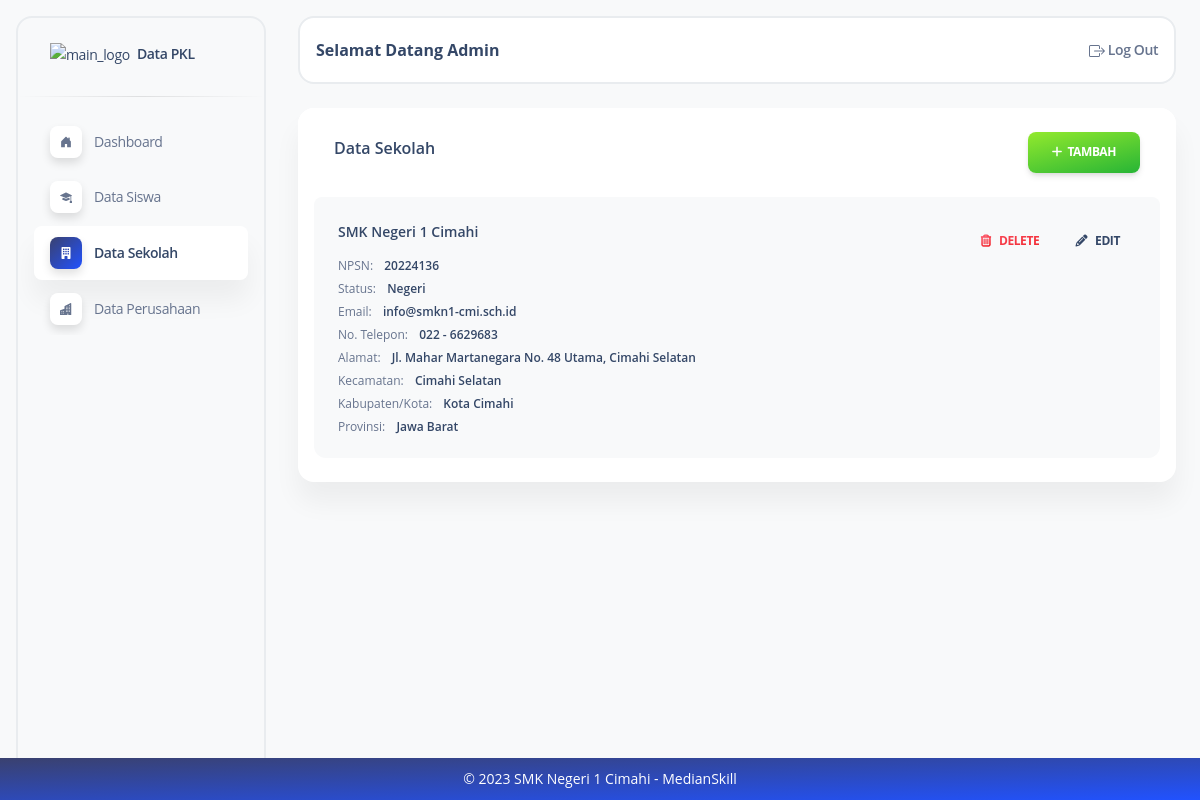
Page /sekolah/ (signed in) on the committed database.
### datasekolah/models.py (models this page shows, shortened)
class Datasekolah(models.Model):
    npsn = models.CharField(max_length=10, null=True)
    nama = models.CharField(max_length=50)
    email = models.EmailField(max_length=100, blank=True, null=True)
    hp = models.CharField(max_length=13, blank=True, null=True)
    alamat = models.TextField(blank=True, null=True)
    provinsi = models.CharField(blank=True, null=True, max_length=50)
    kabupaten_kota = models.CharField(blank=True, null=True, max_length=50)
    kecamatan = models.CharField(blank=True, null=True, max_length=50)
    status = models.CharField(
        max_length=10,
        choices=StatusSekolah.choices,
        default=StatusSekolah.SWASTA
    )
    created_by = models.ForeignKey(User, blank=True, null=True, on_delete=models.SET_NULL, related_name="sekolah_created_by")
    created_at = models.DateTimeField(auto_now_add=True)
    updated_at = models.DateTimeField(auto_now=True)
    class Meta:
        db_table = "sekolah"
        ordering = ["-id"]
        verbose_name_plural = "Sekolah"

### datasekolah/views.py (the view)
# urls.py: path("sekolah/", list_sekolah),
@login_required
def list_sekolah(request):
    list = Datasekolah.objects.all()
    return render(request, 'sekolah/list_sekolah.html', {'list': list})

### templates/sekolah/list_sekolah.html
{% extends "index.html" %}
{% block content %}
<div class="flex flex-wrap -mx-3">
  <div class="flex-none w-full max-w-full px-3">
    <div class="relative flex flex-col min-w-0 mb-6 break-words bg-white border-0 border-transparent border-solid shadow-soft-xl rounded-2xl bg-clip-border">
      <div class="flex p-6 pb-0 mb-0 bg-white border-b-0 border-b-solid rounded-t-2xl border-b-transparent">
        <div class="flex items-center flex-none w-1/2 max-w-full px-3">
          <h6 class="flex-auto">Data Sekolah</h6>
        </div>
        <div class="flex-none w-1/2 max-w-full px-3 text-right">
          <a class="inline-block px-6 py-3 font-bold text-center text-white uppercase align-middle transition-all bg-transparent rounded-lg cursor-pointer leading-pro text-xs ease-soft-in shadow-soft-md bg-150 bg-gradient-to-tl from-green-600 to-lime-400 hover:shadow-soft-xs active:opacity-85 hover:scale-102 tracking-tight-soft bg-x-25" href="create-sekolah"> <i class="fas fa-plus"> </i>&nbsp;&nbsp;Tambah</a>
        </div>
      </div>
      <div class="flex-auto p-4 pt-6">
        <ul class="flex flex-col pl-0 mb-0 rounded-lg">
          {% for sekolah in list %}
          <li class="relative flex p-6 mb-2 border-0 rounded-t-inherit rounded-xl bg-gray-50">
            <div class="flex flex-col">
              <h6 class="mb-4 leading-normal text-sm">{{ sekolah.nama }}</h6>
              <span class="mb-2 leading-tight text-xs">NPSN: <span class="font-semibold text-slate-700 sm:ml-2">{{ sekolah.npsn }}</span></span>
              <span class="mb-2 leading-tight text-xs">Status: <span class="font-semibold text-slate-700 sm:ml-2">{{ sekolah.status }}</span></span>
              <span class="mb-2 leading-tight text-xs">Email: <span class="font-semibold text-slate-700 sm:ml-2">{{ sekolah.email }}</span></span>
              <span class="mb-2 leading-tight text-xs">No. Telepon: <span class="font-semibold text-slate-700 sm:ml-2">{{ sekolah.hp }}</span></span>
              <span class="mb-2 leading-tight text-xs">Alamat: <span class="font-semibold text-slate-700 sm:ml-2">{{ sekolah.alamat }}</span></span>
              <span class="mb-2 leading-tight text-xs">Kecamatan: <span class="font-semibold text-slate-700 sm:ml-2">{{ sekolah.kecamatan }}</span></span>
              <span class="mb-2 leading-tight text-xs">Kabupaten/Kota: <span class="font-semibold text-slate-700 sm:ml-2">{{ sekolah.kabupaten_kota }}</span></span>
              <span class="leading-tight text-xs">Provinsi: <span class="font-semibold text-slate-700 sm:ml-2">{{ sekolah.provinsi }}</span></span>
            </div>
            <div class="ml-auto text-right">
              <a class="relative z-10 inline-block px-4 py-3 mb-0 font-bold text-center text-transparent uppercase align-middle transition-all border-0 rounded-lg shadow-none cursor-pointer leading-pro text-xs ease-soft-in bg-150 bg-gradient-to-tl from-red-600 to-rose-400 hover:scale-102 active:opacity-85 bg-x-25 bg-clip-text" href="{% url '/sekolah/delete' sekolah.id %}" onclick="return confirm('Yakin ingin menghapus {{ sekolah.nama }}?')"><i class="mr-2 far fa-trash-alt bg-150 bg-gradient-to-tl from-red-600 to-rose-400 bg-x-25 bg-clip-text"></i>Delete</a>
              <a class="inline-block px-4 py-3 mb-0 font-bold text-center uppercase align-middle transition-all bg-transparent border-0 rounded-lg shadow-none cursor-pointer leading-pro text-xs ease-soft-in bg-150 hover:scale-102 active:opacity-85 bg-x-25 text-slate-700" href="{% url '/sekolah/edit' sekolah.id %}"><i class="mr-2 fas fa-pencil-alt text-slate-700" aria-hidden="true"></i>Edit</a>
            </div>
          </li>
          {% endfor %}
        </ul>
      </div>
    </div>
  </div>
</div>
{% endblock %}

### templates/index.html (shortened to what this page needs)
{% load static %}
<!DOCTYPE html>
<html>
  <head>
    <link
      href="{% static './assets/css/nucleo-icons.css' %}"
      rel="stylesheet"
    />
    <link href="{% static './assets/css/nucleo-svg.css' %}" rel="stylesheet" />
    <link
      href="{% static './assets/css/soft-ui-dashboard-tailwind.css' %}"
      rel="stylesheet"
    />
  </head>
  <body
    class="font-sans antialiased font-normal text-base leading-default bg-gray-50 text-slate-500 flex flex-col min-h-screen"
  >
    <aside class="max-w-62.5 ease-nav-brand fixed inset-y-0 my-4 ml-4 block w-full -translate-x-full flex-wrap items-center justify-between overflow-y-auto rounded-2xl border-2 bg-white p-0 antialiased shadow-none transition-transform duration-200 xl:left-0 xl:translate-x-0 xl:bg-transparent">
      <div class="h-19.5">
        <a class="block px-8 py-6 m-0 text-sm whitespace-nowrap text-slate-700" href="javascript:;" target="_blank">
          <img src="https://app.medianskill.com/pluginfile.php/1/core_admin/logo/0x200/1656996421/logo.png" class="inline h-full max-w-full transition-all duration-200 ease-nav-brand max-h-8" alt="main_logo"/>
          <span class="ml-1 font-semibold transition-all duration-200 ease-nav-brand">Data PKL</span>
        </a>
      </div>
      <hr class="h-px mt-0 bg-transparent bg-gradient-to-r from-transparent via-black/40 to-transparent"/>
      <div class="items-center block w-auto max-h-screen overflow-auto grow basis-full">
        <ul class="flex flex-col pl-0 mb-0">
          <li class="mt-0.5 w-full">
            {% if request.path == '/dashboard/' %}
              <a class="py-2.7 shadow-soft-xl text-sm ease-nav-brand my-0 mx-4 flex items-center whitespace-nowrap rounded-lg bg-white px-4 font-semibold text-slate-700 transition-colors" href="/dashboard/">
                <div class="bg-gradient-to-tl from-blue-600 to-slate-800 shadow-soft-2xl mr-2 flex h-8 w-8 items-center justify-center rounded-lg bg-white bg-center stroke-0 text-center xl:p-2.5">
                  <svg xmlns="http://www.w3.org/2000/svg" width="16" height="16" fill="currentColor" class="bi bi-house-door-fill" viewBox="0 0 16 16">
                    <path class="text-white" d="M6.5 14.5v-3.505c0-.245.25-.495.5-.495h2c.25 0 .5.25.5.5v3.5a.5.5 0 0 0 .5.5h4a.5.5 0 0 0 .5-.5v-7a.5.5 0 0 0-.146-.354L13 5.793V2.5a.5.5 0 0 0-.5-.5h-1a.5.5 0 0 0-.5.5v1.293L8.354 1.146a.5.5 0 0 0-.708 0l-6 6A.5.5 0 0 0 1.5 7.5v7a.5.5 0 0 0 .5.5h4a.5.5 0 0 0 .5-.5Z"/>
                  </svg>
            {% else %}
              <a class="py-2.7 text-sm ease-nav-brand my-0 mx-4 flex items-center whitespace-nowrap px-4 transition-colors" href="/dashboard/">
                <div class="shadow-soft-2xl mr-2 flex h-8 w-8 items-center justify-center rounded-lg bg-white bg-center stroke-0 text-center xl:p-2.5">
            {% endif %}
              </div>
              <span
                class="ml-1 duration-300 opacity-100 pointer-events-none ease-soft"
                >Dashboard</span
              >
            </a>
          </li>
          <li class="mt-0.5 w-full">
            {% if request.path == '/siswa/' %}
              <a class="py-2.7 shadow-soft-xl text-sm ease-nav-brand my-0 mx-4 flex items-center whitespace-nowrap rounded-lg bg-white px-4 font-semibold text-slate-700 transition-colors" href="/siswa/">
                <div class="bg-gradient-to-tl from-blue-600 to-slate-800 shadow-soft-2xl mr-2 flex h-8 w-8 items-center justify-center rounded-lg bg-white bg-center stroke-0 text-center xl:p-2.5">
                  <svg xmlns="http://www.w3.org/2000/svg" width="16" height="16" fill="currentColor" class="bi bi-mortarboard-fill" viewBox="0 0 16 16">
                    <path class="text-white" d="M8.211 2.047a.5.5 0 0 0-.422 0l-7.5 3.5a.5.5 0 0 0 .025.917l7.5 3a.5.5 0 0 0 .372 0L14 7.14V13a1 1 0 0 0-1 1v2h3v-2a1 1 0 0 0-1-1V6.739l.686-.275a.5.5 0 0 0 .025-.917l-7.5-3.5Z"/>
                    <path class="text-white" d="M4.176 9.032a.5.5 0 0 0-.656.327l-.5 1.7a.5.5 0 0 0 .294.605l4.5 1.8a.5.5 0 0 0 .372 0l4.5-1.8a.5.5 0 0 0 .294-.605l-.5-1.7a.5.5 0 0 0-.656-.327L8 10.466 4.176 9.032Z"/>
                  </svg>
            {% else %}
              <a class="py-2.7 text-sm ease-nav-brand my-0 mx-4 flex items-center whitespace-nowrap px-4 transition-colors" href="/siswa/">
                <div class="shadow-soft-2xl mr-2 flex h-8 w-8 items-center justify-center rounded-lg bg-white bg-center stroke-0 text-center xl:p-2.5">
            {% endif %}
              </div>
              <span
                class="ml-1 duration-300 opacity-100 pointer-events-none ease-soft"
                >Data Siswa</span
              >
            </a>
          </li>
          <li class="mt-0.5 w-full">
            {% if request.path == '/sekolah/' %}
              <a class="py-2.7 shadow-soft-xl text-sm ease-nav-brand my-0 mx-4 flex items-center whitespace-nowrap rounded-lg bg-white px-4 font-semibold text-slate-700 transition-colors" href="/sekolah/">
                <div class="bg-gradient-to-tl from-blue-600 to-slate-800 shadow-soft-2xl mr-2 flex h-8 w-8 items-center justify-center rounded-lg bg-white bg-center stroke-0 text-center xl:p-2.5">
            {% endif %}
              </div>
              <span
                class="ml-1 duration-300 opacity-100 pointer-events-none ease-soft"
                >Data Sekolah</span
              >
            </a>
          </li>
          <li class="mt-0.5 w-full">
            {% if request.path == '/perusahaan/' %}
              <a class="py-2.7 shadow-soft-xl text-sm ease-nav-brand my-0 mx-4 flex items-center whitespace-nowrap rounded-lg bg-white px-4 font-semibold text-slate-700 transition-colors" href="/perusahaan/">
                <div class="bg-gradient-to-tl from-blue-600 to-slate-800 shadow-soft-2xl mr-2 flex h-8 w-8 items-center justify-center rounded-lg bg-white bg-center stroke-0 text-center xl:p-2.5">
                  <svg xmlns="http://www.w3.org/2000/svg" width="16" height="16" fill="currentColor" class="bi bi-buildings-fill" viewBox="0 0 16 16">
                    <path class="text-white" d="M15 .5a.5.5 0 0 0-.724-.447l-8 4A.5.5 0 0 0 6 4.5v3.14L.342 9.526A.5.5 0 0 0 0 10v5.5a.5.5 0 0 0 .5.5h9a.5.5 0 0 0 .5-.5V14h1v1.5a.5.5 0 0 0 .5.5h3a.5.5 0 0 0 .5-.5V.5ZM2 11h1v1H2v-1Zm2 0h1v1H4v-1Zm-1 2v1H2v-1h1Zm1 0h1v1H4v-1Zm9-10v1h-1V3h1ZM8 5h1v1H8V5Zm1 2v1H8V7h1ZM8 9h1v1H8V9Zm2 0h1v1h-1V9Zm-1 2v1H8v-1h1Zm1 0h1v1h-1v-1Zm3-2v1h-1V9h1Zm-1 2h1v1h-1v-1Zm-2-4h1v1h-1V7Zm3 0v1h-1V7h1Zm-2-2v1h-1V5h1Zm1 0h1v1h-1V5Z"/>
                  </svg>
            {% else %}
              <a class="py-2.7 text-sm ease-nav-brand my-0 mx-4 flex items-center whitespace-nowrap px-4 transition-colors" href="/perusahaan/">
                <div class="shadow-soft-2xl mr-2 flex h-8 w-8 items-center justify-center rounded-lg bg-white bg-center stroke-0 text-center xl:p-2.5">
            {% endif %}
              </div>
              <span
                class="ml-1 duration-300 opacity-100 pointer-events-none ease-soft"
                >Data Perusahaan</span
              >
            </a>
          </li>
        </ul>
      </div>
    </aside>
    <main
      class="ease-soft-in-out xl:ml-68.5 relative h-full max-h-screen rounded-xl transition-all duration-200 pt-4"
    >
      <nav
        class="relative bg-white flex flex-wrap items-center justify-between px-0 py-2 mx-6 transition-all shadow-none duration-250 ease-soft-in rounded-2xl lg:flex-nowrap lg:justify-start border-2 border-gray-600
        navbar-main
        navbar-scroll="true"
      >
        <div
          class="flex items-center justify-between w-full px-4 py-1 mx-auto flex-wrap-inherit"
        >
          <nav>
            <h6 class="mb-0 font-bold capitalize">
              {% if request.user.is_authenticated %}
                Selamat Datang {{ request.user.username }}
              {% else %}
                Please log in.
              {% endif %}
            </h6>
          </nav>
          <div
            class="flex items-center mt-2 grow sm:mt-0 sm:mr-6 md:mr-0 lg:flex lg:basis-auto"
          >
            <ul
              class="flex flex-row justify-end pl-0 mb-0 list-none md-max:w-full"
            >
              <li class="flex items-center">
                <a
                  href="/logout"
                  class="block px-0 py-2 font-semibold transition-all ease-nav-brand text-sm text-slate-500"
                >
                  <span class="hidden sm:inline">Log Out</span>
                </a>
              </li>
            </ul>
          </div>
        </div>
      </nav>
      <div class="w-full px-6 py-6 mx-auto">
        {% block content %}{% endblock %}
      </div>
      <footer class="fixed bottom-0 left-0 z-20 w-full p-2 bg-gradient-to-tl from-blue-600 to-slate-800 border-t border-gray-200 shadow md:flex md:items-center md:justify-between md:p-6 dark:bg-gray-800 dark:border-gray-600 text-center">
        <span class="text-sm text-white sm:text-center dark:text-gray-400">© 2023 SMK Negeri 1 Cimahi - MedianSkill
        </span>
    </footer>
    </main>
  </body>
  <script
    src="./assets/js/soft-ui-dashboard-tailwind.js?v=1.0.4"
    async
  ></script>
</html>

### rows in the picture
Datasekolah: nama "SMK Negeri 1 Cimahi", npsn "20224136", status "Negeri", email "info@smkn1-cmi.sch.id", hp "022 - 6629683", alamat "Jl. Mahar Martanegara No. 48 Utama, Cimahi Selatan", kecamatan "Cimahi Selatan", kabupaten_kota "Kota Cimahi", provinsi "Jawa Barat"

### other values in the picture
{{ request.user.username }} "Admin"
